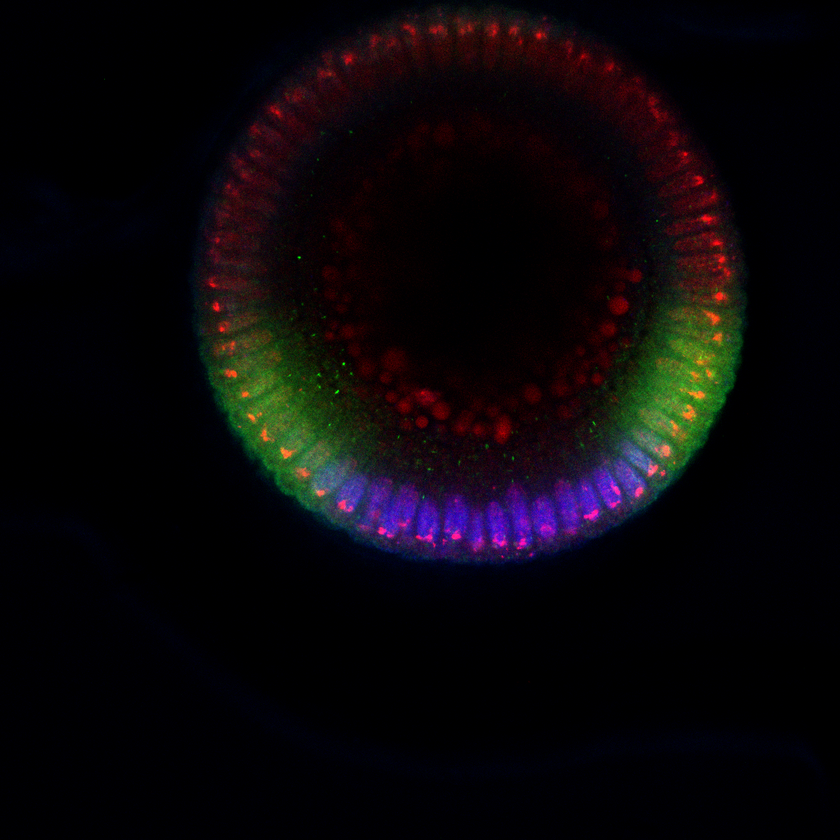
%> input picture image_analysis_paper2/code_for_distribution/fixed_images/emb01.tif, 840 x 840 px, shrunk from 1024 x 1024 before the run
$ octave --eval "result = normalize_nuclear_signal(rgb2gray(imread('fixed_images/emb01.tif')));"   (GNU Octave 9; MATLAB toolbox functions it lacks are replaced by stand-ins)
%> lines starting %> are read from the running program, lines starting %| are printed output that depends on the picture
function image2 = normalize_nuclear_signal(image)
% normalize_nuclear_signal(image)
% normalize the image which contains the nuclear signal, using adaptive
% histogram equalization + disk filter

npixels = size(image, 1);
%> npixels = 840

filt = fspecial('disk', round(0.05*npixels));

image2 = adapthisteq(image);
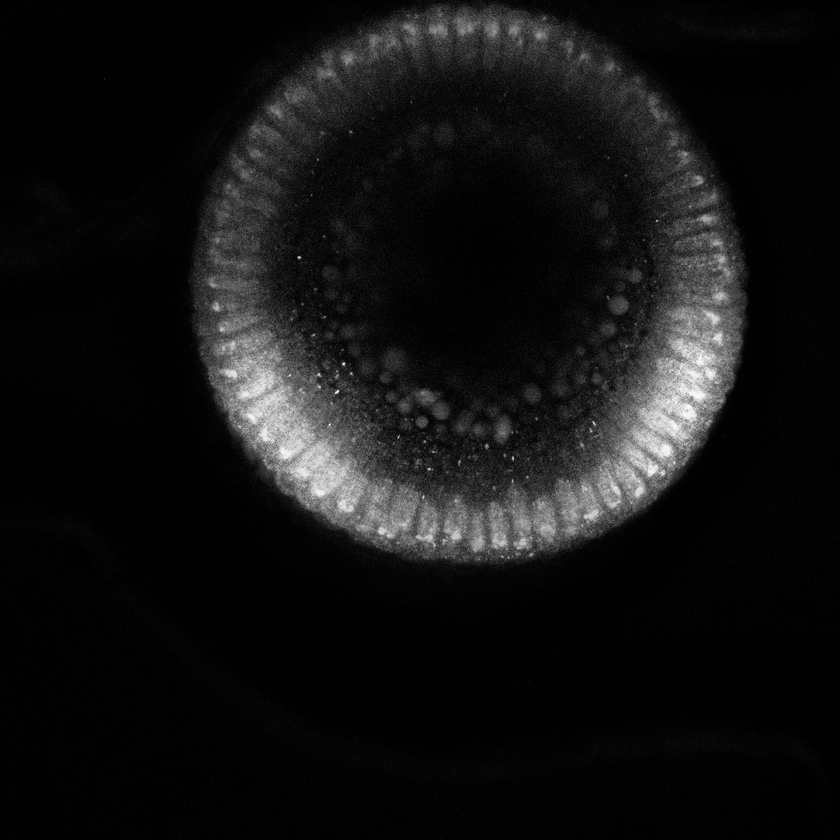
%> image2: size 840x840 uint8; min 0, max 255, mean 18.9

image2 = imfilter(image2, filt, 'replicate');
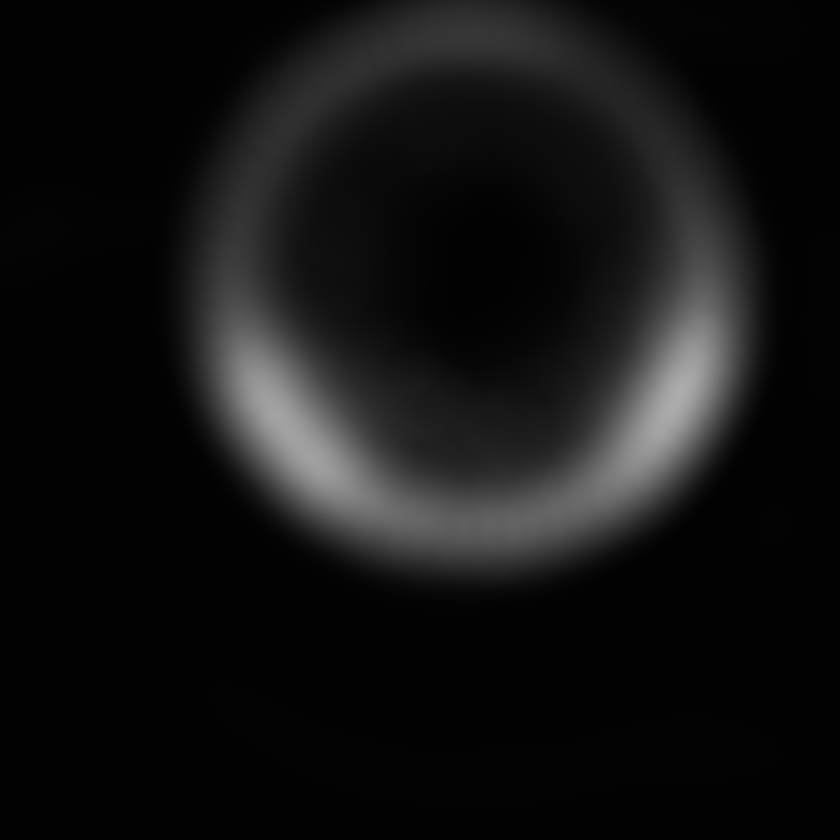
%> image2: size 840x840 uint8; min 1, max 172, mean 18.8

$ run again, on image_analysis_paper2/code_for_distribution/fixed_images/emb07.tif
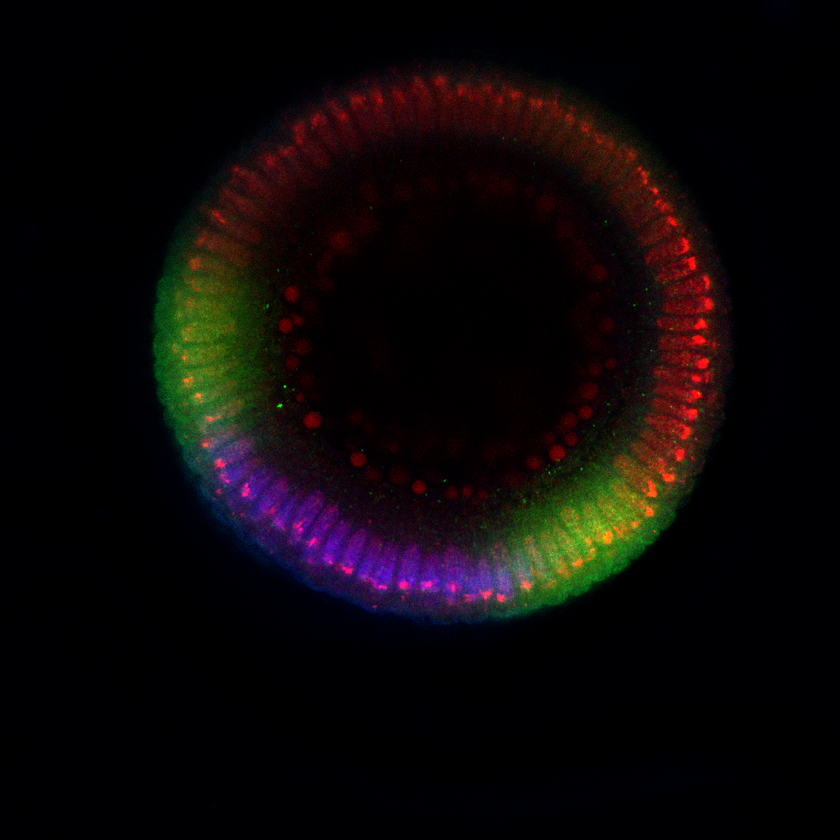
%> input picture image_analysis_paper2/code_for_distribution/fixed_images/emb07.tif, 840 x 840 px, shrunk from 1024 x 1024 before the run
%> in normalize_nuclear_signal, `image2 = adapthisteq(image);`:
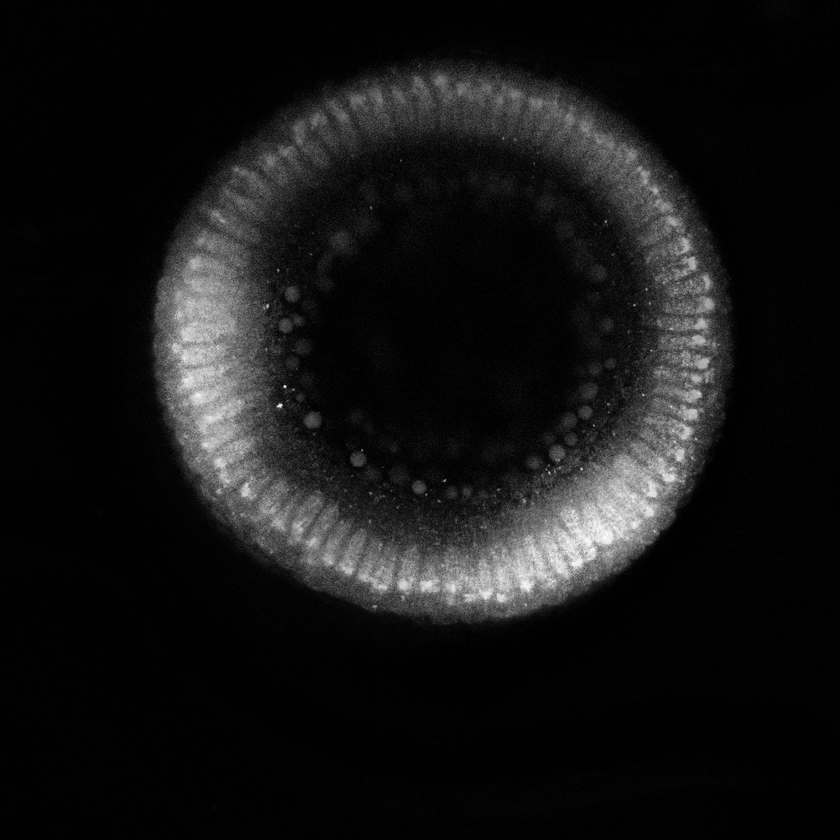
%> image2: size 840x840 uint8; min 0, max 255, mean 20.9
%> in normalize_nuclear_signal, `image2 = imfilter(image2, filt, 'replicate');`:
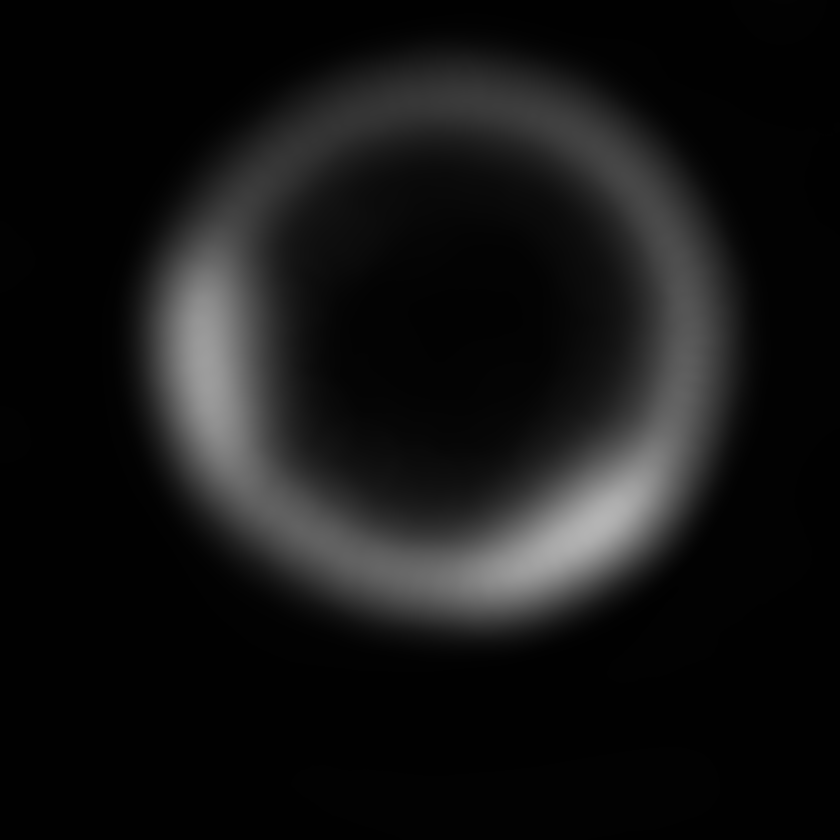
%> image2: size 840x840 uint8; min 1, max 180, mean 20.8

$ run again, on image_analysis_paper2/code_for_distribution/fixed_images/emb08.tif
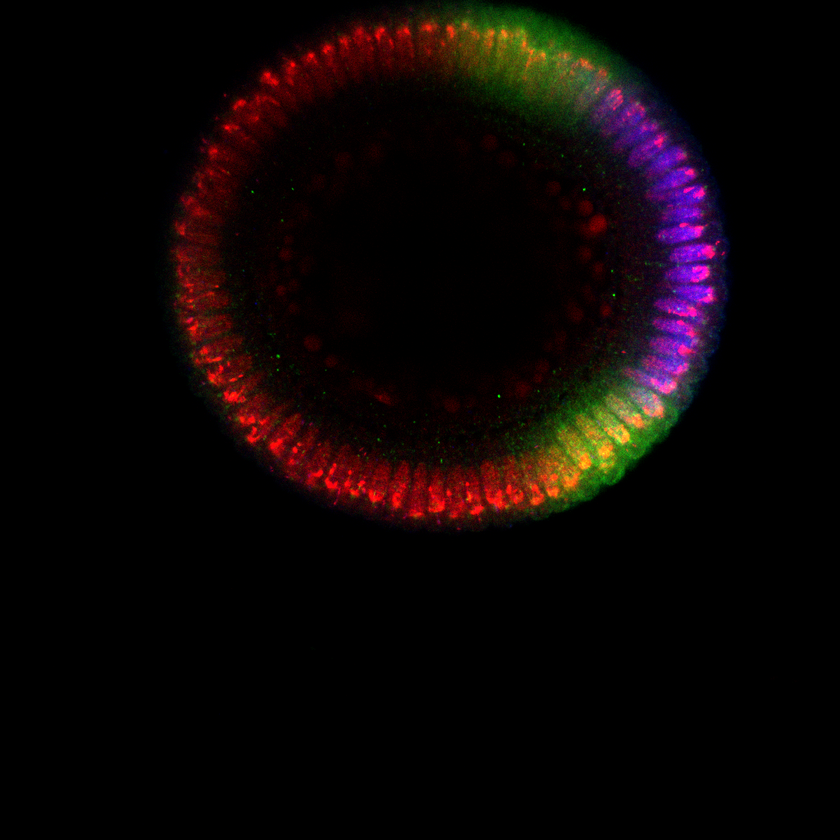
%> input picture image_analysis_paper2/code_for_distribution/fixed_images/emb08.tif, 840 x 840 px, shrunk from 1024 x 1024 before the run
%> in normalize_nuclear_signal, `image2 = adapthisteq(image);`:
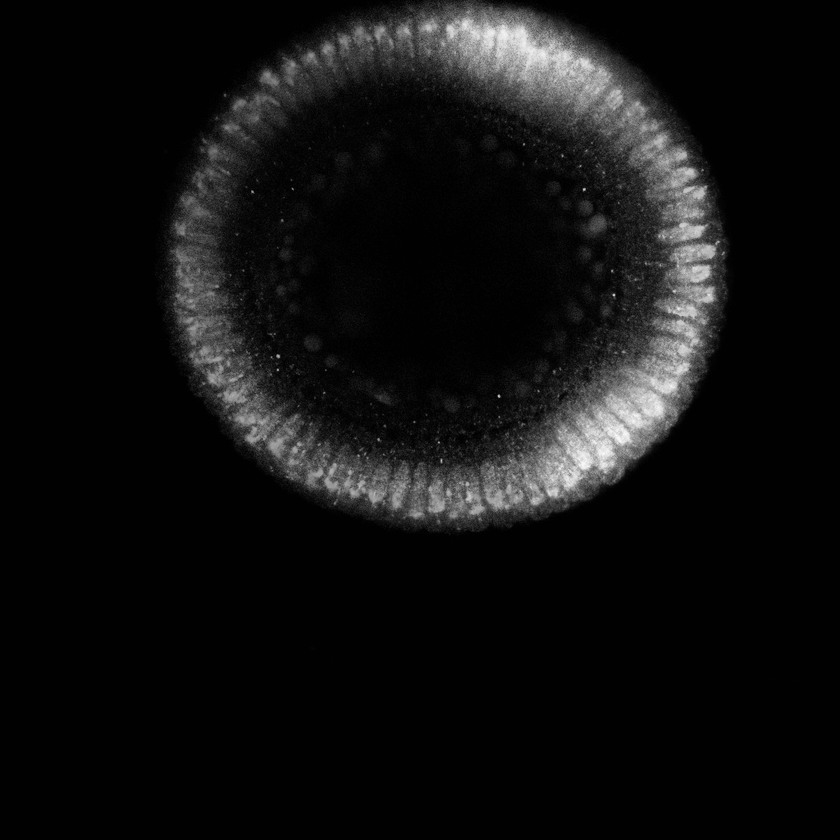
%> image2: size 840x840 uint8; min 0, max 255, mean 16.6
%> in normalize_nuclear_signal, `image2 = imfilter(image2, filt, 'replicate');`:
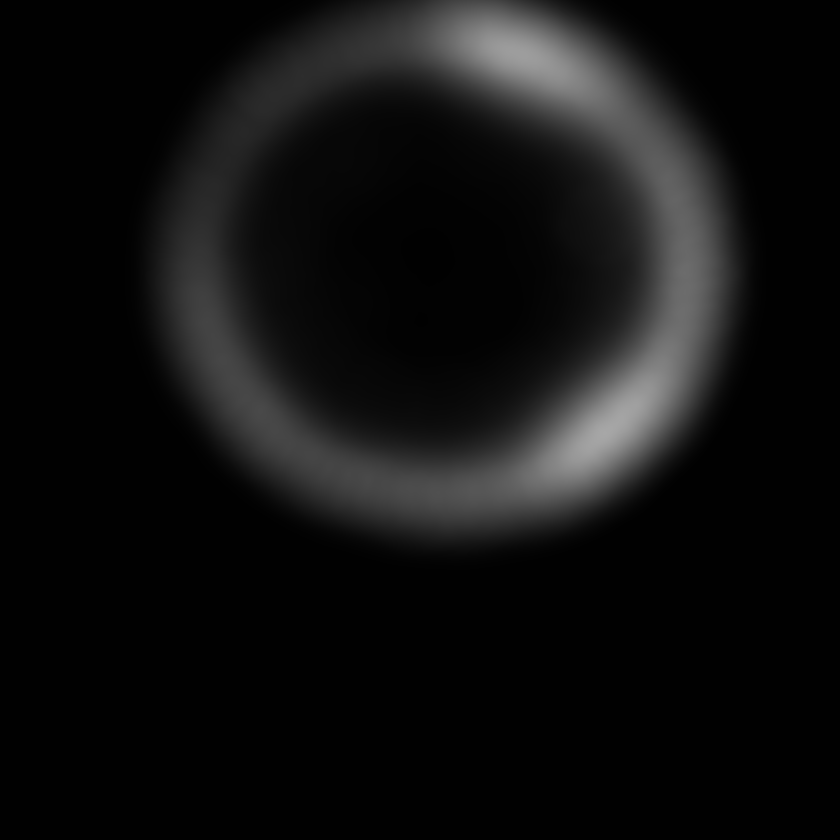
%> image2: size 840x840 uint8; min 1, max 167, mean 16.4

$ run again, on image_analysis_paper2/code_for_distribution/fixed_images/emb10.tif
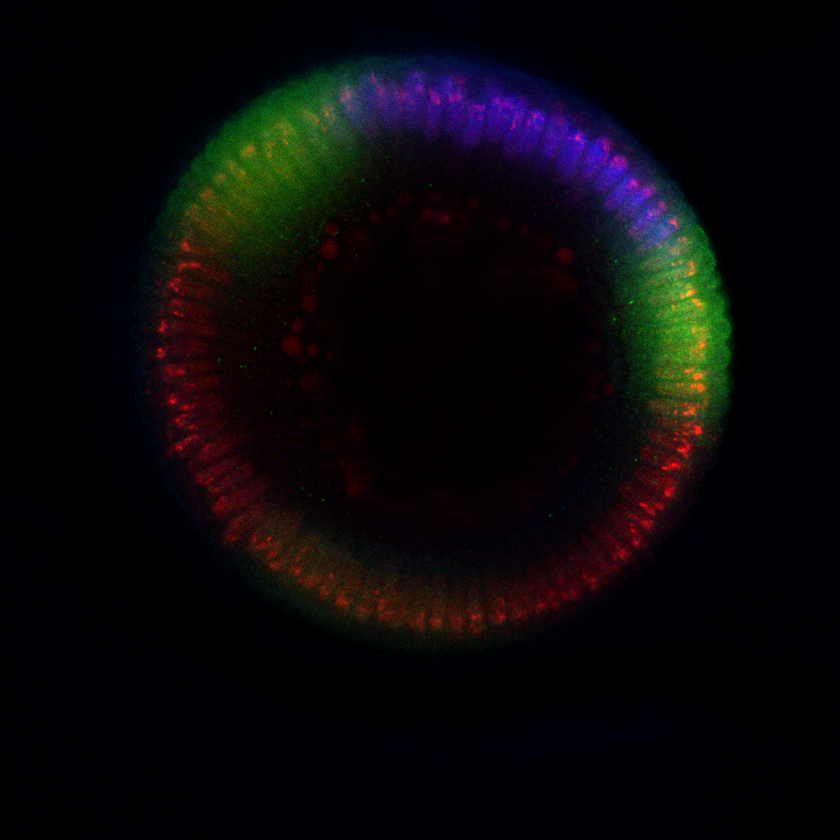
%> input picture image_analysis_paper2/code_for_distribution/fixed_images/emb10.tif, 840 x 840 px, shrunk from 1024 x 1024 before the run
%> in normalize_nuclear_signal, `image2 = adapthisteq(image);`:
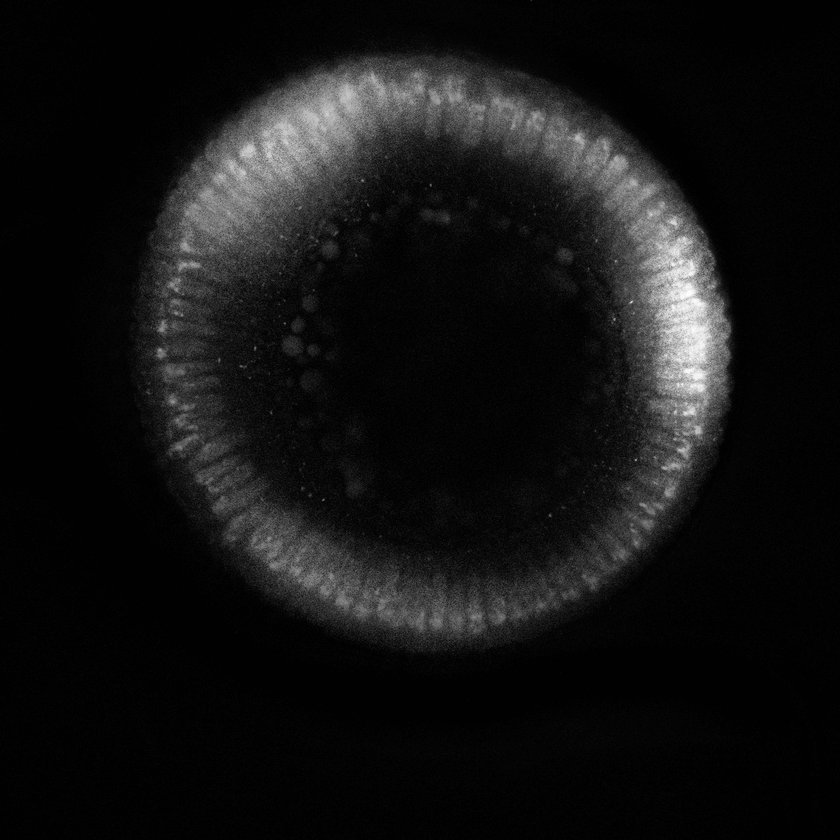
%> image2: size 840x840 uint8; min 0, max 255, mean 19.3
%> in normalize_nuclear_signal, `image2 = imfilter(image2, filt, 'replicate');`:
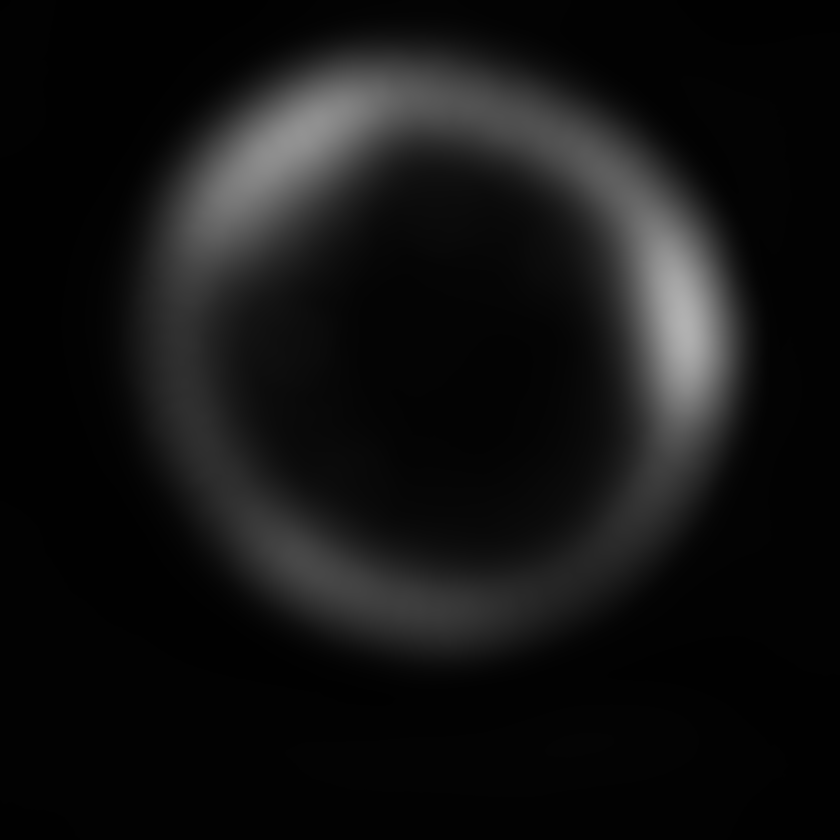
%> image2: size 840x840 uint8; min 1, max 177, mean 19.3
